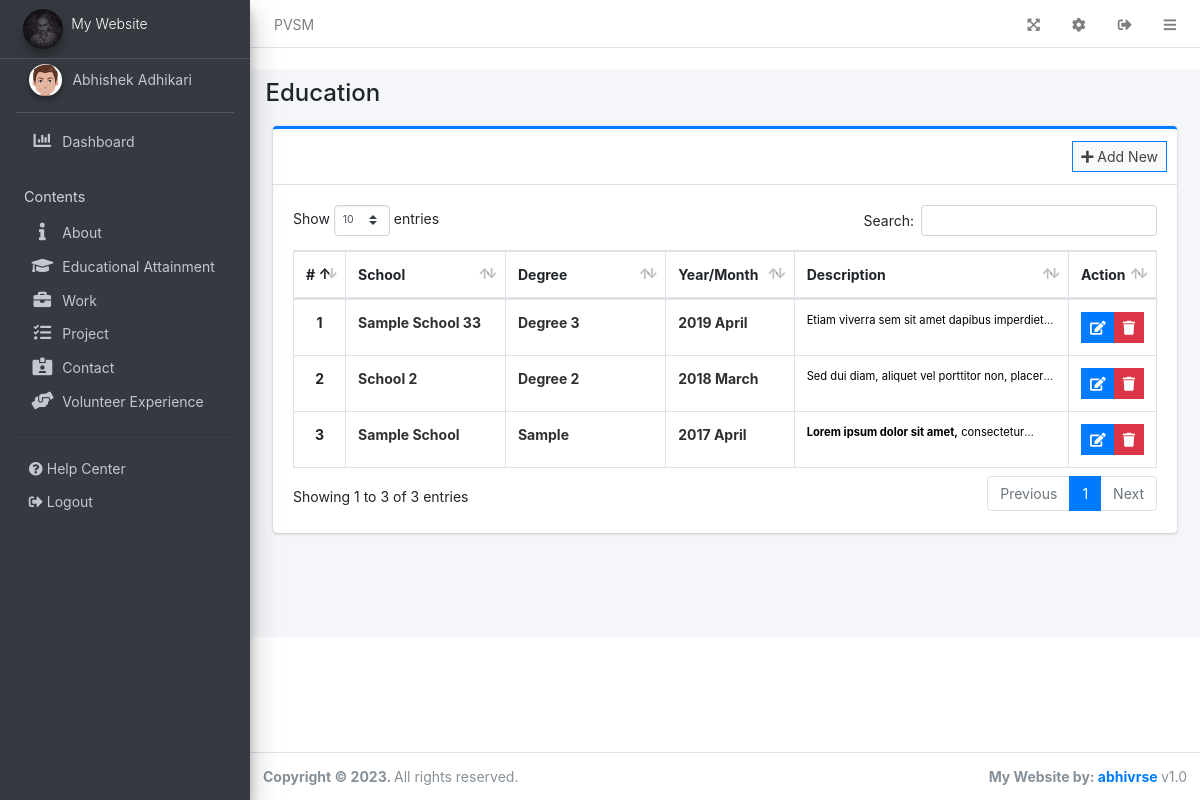
The app's page /admin/?page=education (signed in) with its own data.
### tables this page shows
CREATE TABLE `education` (
  `id` int(30) NOT NULL,
  `school` text DEFAULT NULL,
  `degree` text DEFAULT NULL,
  `month` varchar(50) NOT NULL,
  `year` int(10) NOT NULL,
  `description` text DEFAULT NULL,
  `order_by` int(30) NOT NULL
);

### admin/education/index.php (the view, shortened to what this page needs)
<div class="col-lg-12">
	<div class="card card-outline card-primary">
		<div class="card-header">
			<div class="card-tools">
				<a class="btn btn-block btn-sm btn-default btn-flat border-primary new_education" href="javascript:void(0)"><i class="fa fa-plus"></i> Add New</a>
			</div>
		</div>
		<div class="card-body">
			<table class="table tabe-hover table-bordered table-compact" id="list">
				<colgroup>
					<col width="5%">
					<col width="20%">
					<col width="20%">
					<col width="15%">
					<col width="35%">
					<col width="15%">
				</colgroup>
				<thead>
					<tr>
						<th class="text-center">#</th>
						<th>School</th>
						<th>Degree</th>
						<th>Year/Month</th>
						<th>Description</th>
						<th>Action</th>
					</tr>
				</thead>
				<tbody>
					<?php
					$i = 1;
					$qry = $conn->query("SELECT * FROM `education` order by `year` desc,`month` desc");
					while($row= $qry->fetch_assoc()):
						$desc = html_entity_decode($row['description']);
					?>
					<tr>
						<th class="text-center"><?php echo $i++ ?></th>
						<td><b class="truncate-1"><?php echo ucwords($row['school']) ?></b></td>
						<td><b class="truncate-1"><?php echo ucwords($row['degree']) ?></b></td>
						<td><b class="truncate-1"><?php echo $row['year'] . ' ' .$row['month'] ?></b></td>
						<td><small class="truncate-1"><?php echo $desc ?></small></td>
						<td class="text-center">
		                    <div class="btn-group">
		                        <a href="javascript:void(0)" data-id='<?php echo $row['id'] ?>' class="btn btn-primary btn-flat btn-sm manage_education">
		                          <i class="fas fa-edit"></i>
		                        </a>
		                        <button type="button" class="btn btn-danger btn-sm btn-flat delete_education" data-id="<?php echo $row['id'] ?>">
		                          <i class="fas fa-trash"></i>
		                        </button>
	                      </div>
						</td>
					</tr>
				<?php endwhile; ?>
				</tbody>
			</table>
		</div>
	</div>
</div>

### records on screen
education: school "Sample School 33", degree "Degree 3", year "2019", month "April", description "Etiam viverra sem sit amet dapibus…"
education: school "School 2", degree "Degree 2", year "2018", month "March", description "Sed dui diam, aliquet vel porttitor non,…"
education: school "Sample School", degree "Sample", year "2017", month "April", description "Lorem ipsum dolor sit amet,"

### other values on screen
$_settings->info('name') "PVSM"
$_settings->info('short_name') "My Website"
str_replace("_", " ",$page) "Education"
